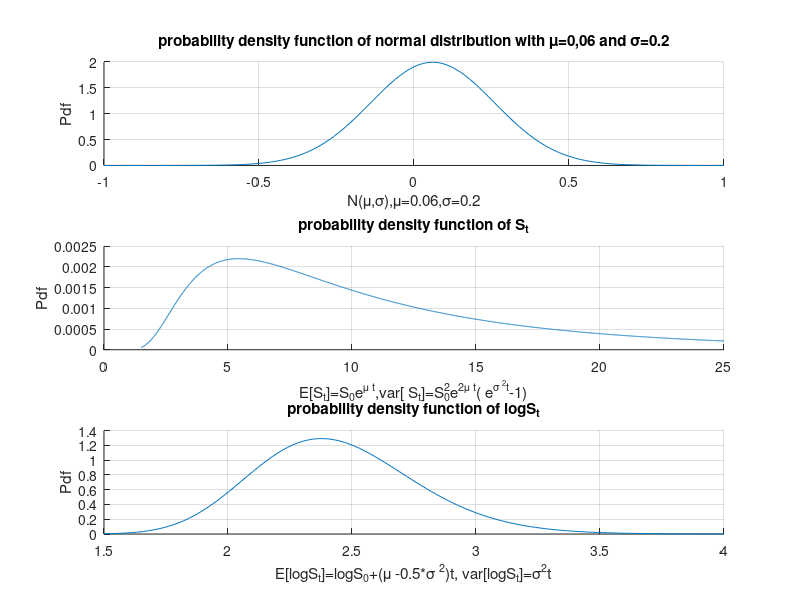

Recreate this plot in MATLAB.
clear all
close
S0=10;
t0=[-1.0:0.01:1.0];%time scale for  roon   roon  n  on
t1=[1.5:0.01:25];%time scale for St
t2=[1.5:0.01:4.0];%time scale for log(St)
mu=0.06;
sigma=0.2;
Y=normpdf(t0,mu,sigma);
 
%plot the norm pdf
subplot(3,1,1)
hold on
grid on
plot(t0,Y)
xlabel('N(\mu,\sigma),\mu=0.06,\sigma=0.2')
ylabel('Pdf')
title('probability density function of normal distribution with \mu=0,06 and \sigma=0.2')
 
%find the pdf of St
subplot(3,1,2)
vol=sigma;
mu_s=S0*exp(mu*t1);
vol_s=S0*exp(mu*t1).*sqrt(exp((vol^2)*t1)-1);
for i=1:length(t1)
    pdf_s(i)=pdf('logn',t1(i),mu_s(i),vol_s(i));
end
hold on
grid on
plot(t1,pdf_s)
title('probability density function of {S}_{t}')
xlabel('E[{{S}_{t}}]={{S}_{0}}{{e}^{\mu t}},var[ {{S}_{t}}]=S_{0}^{2}{{e}^{2\mu t}}( {{e}^{{{\sigma }^{2}}t}}-1)')
ylabel('Pdf')
 
%Find the pdf of xt=log(St)
subplot(3,1,3)
mu_x=log(S0)+(mu-0.5*(vol^2))*t2;
vol_x=vol*sqrt(t2);
 
for i=1:length(t2)
    pdf_x(i)=normpdf(t2(i),mu_x(i),vol_x(i));
end
hold on
grid on
plot(t2,pdf_x)
title('probability density function of log{{S}_{t}}')
xlabel('E[log{{S}_{t}}]=log{{S}_{0}}+(\mu -0.5*{{\sigma }^{2}})t, var[log{{S}_{t}}]={\sigma}^{2}t')
ylabel('Pdf')
